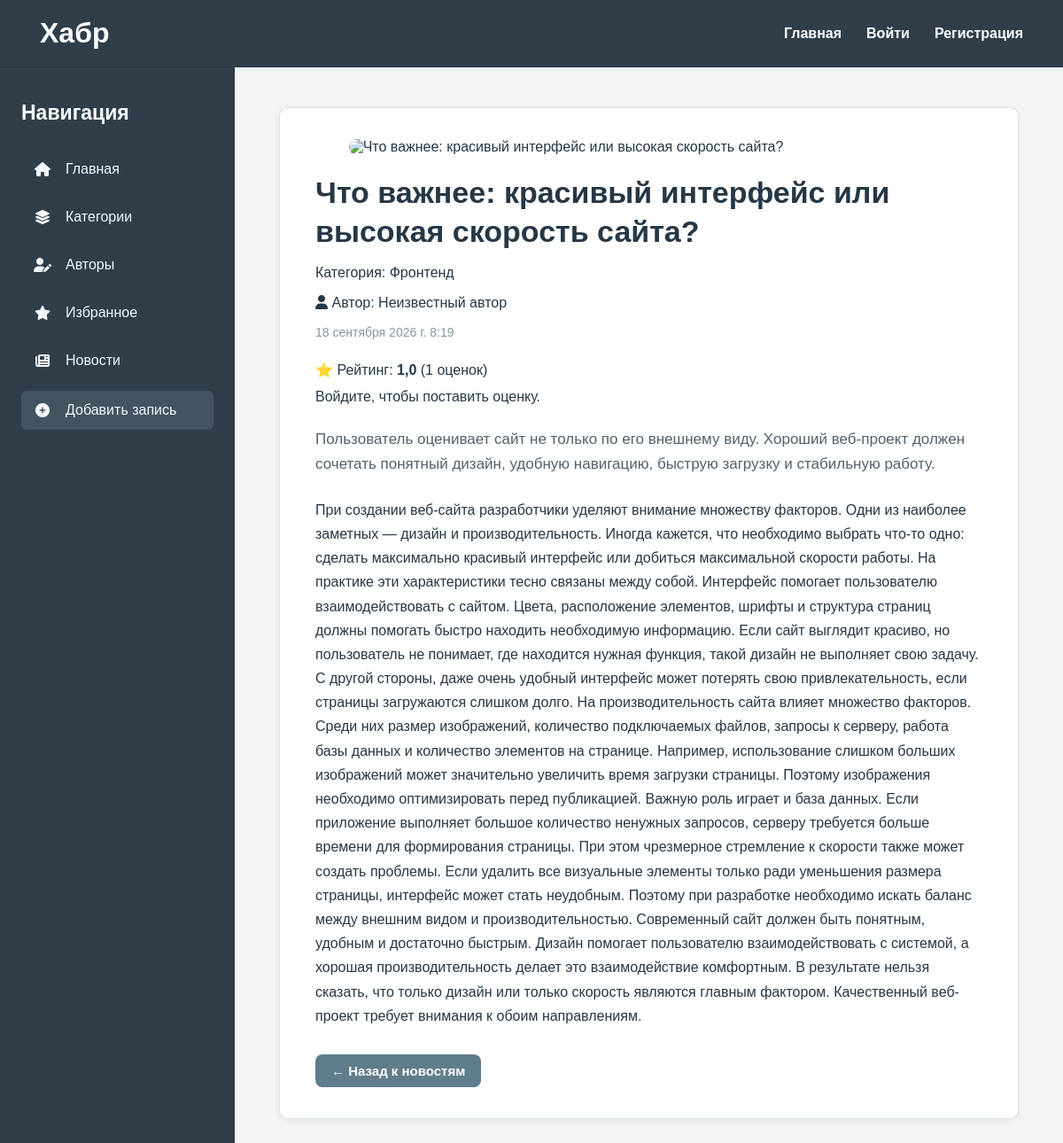
The app's page /news/11/ with its own data.
### news/models.py (models this page shows, shortened)
class News(models.Model):
    title = models.CharField("Название", max_length=100)
    anons = models.CharField("Название", max_length=250)
    full_text = models.TextField("Статья")
    data = models.DateTimeField("Дата публикации")
    category = models.ForeignKey(
        Category,
        on_delete=models.CASCADE,
        related_name="news",
        verbose_name="Категория",
    )
    author = models.ForeignKey(
        User, on_delete=models.CASCADE, related_name="news", null=True, blank=True
    )
    image = CloudinaryField("Изображение", blank=True, null=True)
    status = models.CharField(
        'Статус',
        max_length=20,
        choices=[
            ('pending', 'На проверке'),
            ('approved', 'Одобрено'),
            ('rejected', 'Отклонено'),
        ],
        default='pending'
    )
    class Meta:
        verbose_name = "Новость"
        verbose_name_plural = "Новости"

class Category(models.Model):
    name = models.CharField("Название", max_length=100)

### news/views.py (the view)
# urls.py: path("<int:pk>/", views.NewsDetailView.as_view(), name="detail"),
class NewsDetailView(DetailView):
    model = News
    template_name = "news/details_view.html"
    context_object_name = "post"
    def dispatch(self, request, *args, **kwargs):
        self.object = self.get_object()
        is_admin = (
            request.user.is_superuser
            or request.user.groups.filter(name="Admin").exists()
        )
        is_author = (
            request.user.is_authenticated
            and self.object.author == request.user
        )
        if self.object.status != "approved" and not (is_admin or is_author):
            raise PermissionDenied
        return super().dispatch(request, *args, **kwargs)
    def get_context_data(self, **kwargs):
        context = super().get_context_data(**kwargs)
        post = self.object
        ratings = post.ratings.all()
        context["rating_count"] = ratings.count()
        if ratings.exists():
            context["average_rating"] = round(
                sum(rating.value for rating in ratings) / ratings.count(), 1
            )
        else:
            context["average_rating"] = 0
        if self.request.user.is_authenticated:
            user_rating = ratings.filter(user=self.request.user).first()
            context["user_rating"] = user_rating.value if user_rating else None
        else:
            context["user_rating"] = None
        return context

### news/templates/news/details_view.html (shortened to what this page needs)
{% extends 'layout.html' %}
{% block content %}
<article class="news-detail">
    {% if post.image %}
        <img
            src="{{ post.image.url }}"
            alt="{{ post.title }}"
            class="news-detail-image"
        >
    {% endif %}
    <h1>{{ post.title }}</h1>
    <p class="news-category">
    Категория: {{ post.category.name }}
    </p>
    <p class="news-author">
        <i class="fa-solid fa-user"></i>
        Автор: {{ post.author.username|default:"Неизвестный автор" }}
    </p>
    <p class="news-date">
        {{ post.data }}
    </p>
    <div class="news-rating" style="
    margin-top: 20px;
    margin-bottom: 25px;
">
    <p style="margin-bottom: 12px;">
        ⭐ Рейтинг:
        <strong>{{ average_rating }}</strong>
        ({{ rating_count }} оценок)
    </p>
    {% if user.is_authenticated %}
        <form method="post" action="{% url 'rate-news' post.pk %}">
            {% csrf_token %}
            <div style="
                display: flex;
                flex-direction: column;
                gap: 10px;
                max-width: 635px;
            ">
                <label for="rating">
                    Ваша оценка:
                </label>
                <select
                    name="rating"
                    id="rating"
                    style="
                        padding: 10px;
                        border: 1px solid #ccc;
                        border-radius: 6px;
                        font-size: 15px;
                    "
                >
                    <option value="1" {% if user_rating == 1 %}selected{% endif %}>
                        1 ⭐
                    </option>
                    <option value="2" {% if user_rating == 2 %}selected{% endif %}>
                        2 ⭐
                    </option>
                    <option value="3" {% if user_rating == 3 %}selected{% endif %}>
                        3 ⭐
                    </option>
                    <option value="4" {% if user_rating == 4 %}selected{% endif %}>
                        4 ⭐
                    </option>
                    <option value="5" {% if user_rating == 5 %}selected{% endif %}>
                        5 ⭐
                    </option>
                </select>
                <button
                    type="submit"
                    style="
                        width: fit-content;
                        padding: 9px 22px;
                        border: none;
                        border-radius: 6px;
                        background-color: #4d9ac4;
                        color: white;
                        cursor: pointer;
                        font-size: 15px;
                    "
                >
                    Оценить
                </button>
            </div>
        </form>
    {% else %}
        <p style="margin-top: 12px;">
            Войдите, чтобы поставить оценку.
        </p>
    {% endif %}
</div>
    <p class="news-anons">
        {{ post.anons }}
    </p>
    <div class="news-text">
        {{ post.full_text }}
    </div>
    <div style="
        margin-top: 30px;
        display: flex;
        gap: 12px;
        align-items: center;
        flex-wrap: wrap;
    ">
        <a href="{% url 'news' %}" style="
            display: inline-block;
            padding: 10px 18px;
            background-color: #607d8b;
            color: white;
            border-radius: 8px;
            text-decoration: none;
            font-size: 15px;
            font-weight: 600;
        ">
            ← Назад к новостям
        </a>
    </div>
</article>
{% endblock %}

### main/static/main/css/main.css (style rules this page uses)
* { box-sizing: border-box; }
body { margin: 0; font-family: Arial, Helvetica, sans-serif; background: #f2f4f5; color: #263746; }
.news-detail { padding: 35px 40px; background: white; border: 1px solid #dce2e6; border-radius: 10px; box-shadow: 0 2px 8px rgba(0, 0, 0, 0.06); }
.news-detail h1 { margin: 0 0 15px; color: #263746; font-size: 34px; line-height: 1.3; }
.news-date { margin-bottom: 25px; color: #89959e; font-size: 14px; }
.news-anons { color: #52616d; font-size: 17px; line-height: 1.6; font-weight: 500; }
.news-text { margin-top: 25px; color: #263746; font-size: 16px; line-height: 1.7; }
.news-detail-image { display: block; width: 90%; max-width: 700px; max-height: 480px; object-fit: cover; border-radius: 10px; margin: 0 auto 20px; }

### records on screen
News: title "Что важнее: красивый интерфейс или высокая скорость сайта?", category.name "Фронтенд", author.username "Неизвестный автор", data "18 сентября 2026 г. 8:19", anons "Пользователь оценивает сайт не только по его внешнему виду. Хороший веб-проект должен сочетать понятный дизайн, удобную навигацию, быструю загрузку и стабильную работу.", full_text "При создании веб-сайта разработчики уделяют внимание множеству факторов. Одни из наиболее заметных — дизайн и производительность. Иногда кажется, что необходимо выбрать что-то одно: сделать максимально красивый интерфейс или добиться максимальной скорости работы. На практике эти характеристики тесно связаны между собой. Интерфейс помогает пользователю взаимодействовать с сайтом. Цвета, расположение элементов, шрифты и структура страниц должны помогать быстро находить необходимую информацию. Если сайт выглядит красиво, но пользователь не понимает, где находится нужная функция, такой дизайн не выполняет свою задачу. С другой стороны, даже очень удобный интерфейс может потерять свою…"

### other values on screen
{{ average_rating }} "1,0"
{{ rating_count }} "1"
